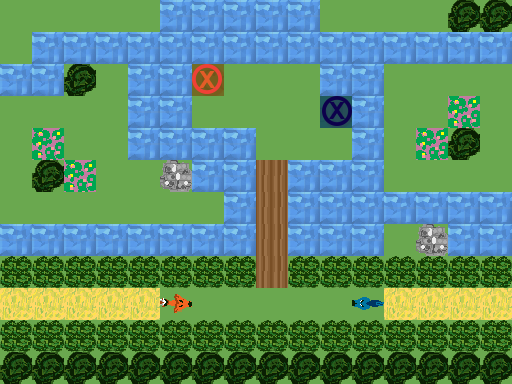

The image is a tile-based game level rendered from a .tmx file. Its description and complete source (layers, tilesets, objects, tile grids) follow:
An orthogonal 16x12 tile map with 32x32 px tiles, 3 tile layers (Ground, Obstacles, Objects), 1 hidden layer not drawn.

<map version="1.0" orientation="orthogonal" renderorder="right-down" width="16" height="12" tilewidth="32" tileheight="32" nextobjectid="1">
 <tileset firstgid="1" name="TilesetPlaceholder" tilewidth="32" tileheight="32" tilecount="240" columns="10">
  <image source="../../Tileset.png" width="320" height="768" />
 </tileset>
 <layer name="Ground" width="16" height="12">
  <data encoding="csv">
1,1,1,1,1,5,5,5,5,5,1,1,1,1,1,1,
1,5,5,5,5,5,5,5,5,5,5,5,5,5,5,5,
5,5,1,1,5,5,1,1,1,1,5,5,1,1,1,1,
1,1,1,1,5,5,1,1,1,1,1,5,1,1,3,1,
1,3,1,1,5,5,5,5,1,1,1,5,1,3,1,1,
1,1,3,1,1,1,5,5,4,5,5,5,1,1,1,1,
1,1,1,1,1,1,1,5,4,5,5,5,5,5,5,5,
5,5,5,5,5,5,5,5,4,5,5,5,1,1,5,5,
1,1,1,1,1,1,1,1,4,1,1,1,1,1,1,1,
2,2,2,2,2,1,1,1,1,1,1,1,2,2,2,2,
1,1,1,1,1,1,1,1,1,1,1,1,1,1,1,1,
1,1,1,1,1,1,1,1,1,1,1,1,1,1,1,1
</data>
 </layer>
 <layer name="Obstacles" width="16" height="12">
  <data encoding="csv">
0,0,0,0,0,0,0,0,0,0,0,0,0,0,42,42,
0,0,0,0,0,0,0,0,0,0,0,0,0,0,0,0,
0,0,42,0,0,0,0,0,0,0,0,0,0,0,0,0,
0,0,0,0,0,0,0,0,0,0,0,0,0,0,0,0,
0,0,0,0,0,0,0,0,0,0,0,0,0,0,42,0,
0,42,0,0,0,43,0,0,0,0,0,0,0,0,0,0,
0,0,0,0,0,0,0,0,0,0,0,0,0,0,0,0,
0,0,0,0,0,0,0,0,0,0,0,0,0,43,0,0,
44,44,44,44,44,44,44,44,0,44,44,44,44,44,44,44,
0,0,0,0,0,0,0,0,0,0,0,0,0,0,0,0,
44,44,44,44,44,44,44,44,44,44,44,44,44,44,44,44,
42,42,42,42,42,42,42,42,42,42,42,42,42,42,42,42
</data>
 </layer>
 <layer name="Objects" width="16" height="12">
  <data encoding="csv">
0,0,0,0,0,0,0,0,0,0,0,0,0,0,0,0,
0,0,0,0,0,0,0,0,0,0,0,0,0,0,0,0,
0,0,0,0,0,0,181,0,0,0,0,0,0,0,0,0,
0,0,0,0,0,0,0,0,0,0,182,0,0,0,0,0,
0,0,0,0,0,0,0,0,0,0,0,0,0,0,0,0,
0,0,0,0,0,0,0,0,0,0,0,0,0,0,0,0,
0,0,0,0,0,0,0,0,0,0,0,0,0,0,0,0,
0,0,0,0,0,0,0,0,0,0,0,0,0,0,0,0,
0,0,0,0,0,0,0,0,0,0,0,0,0,0,0,0,
0,0,0,0,0,2684354751,0,0,0,0,0,1610612928,0,0,0,0,
0,0,0,0,0,0,0,0,0,0,0,0,0,0,0,0,
0,0,0,0,0,0,0,0,0,0,0,0,0,0,0,0
</data>
 </layer>
 <layer name="Solution" width="16" height="12" visible="0">
  <data encoding="csv">
0,0,0,0,0,0,0,0,0,0,0,0,0,0,0,0,
0,0,0,0,0,0,0,0,0,0,0,0,0,0,0,0,
0,0,0,0,0,0,0,0,0,0,0,0,0,0,0,0,
0,0,0,0,0,0,0,0,0,0,0,0,0,0,0,0,
0,0,0,0,0,0,0,0,0,0,0,0,0,0,0,0,
0,0,0,0,0,0,0,0,0,0,0,0,0,0,0,0,
0,0,0,0,0,0,0,0,0,0,0,0,0,0,0,0,
0,0,0,0,0,0,0,0,0,0,0,0,0,0,0,0,
0,0,0,0,0,0,0,0,0,0,0,0,0,0,0,0,
0,0,0,0,0,0,0,0,0,0,0,0,0,0,0,0,
0,0,0,0,0,0,0,0,0,0,0,0,0,0,0,0,
0,0,0,0,0,0,0,0,0,0,0,0,0,0,0,0
</data>
 </layer>
</map>
